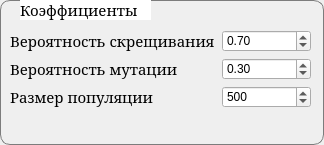
<?xml version="1.0" encoding="UTF-8"?>
<ui version="4.0">
 <class>GeneticAlgCoefs</class>
 <widget class="QFrame" name="GeneticAlgCoefs">
  <property name="geometry">
   <rect>
    <x>0</x>
    <y>0</y>
    <width>324</width>
    <height>145</height>
   </rect>
  </property>
  <property name="windowTitle">
   <string>Frame</string>
  </property>
  <property name="styleSheet">
   <string notr="true">#GeneticAlgCoefs{border-color: rgb(124, 124, 124); border-width: 1px; border-radius: 10px; border-style: solid}
</string>
  </property>
  <widget class="QLabel" name="label">
   <property name="geometry">
    <rect>
     <x>20</x>
     <y>0</y>
     <width>131</width>
     <height>20</height>
    </rect>
   </property>
   <property name="font">
    <font>
     <family>Garamond</family>
     <pointsize>11</pointsize>
    </font>
   </property>
   <property name="styleSheet">
    <string notr="true">background-color: #FFF; color: #000;</string>
   </property>
   <property name="text">
    <string>Коэффициенты</string>
   </property>
  </widget>
  <widget class="QWidget" name="formLayoutWidget">
   <property name="geometry">
    <rect>
     <x>10</x>
     <y>30</y>
     <width>301</width>
     <height>101</height>
    </rect>
   </property>
   <layout class="QFormLayout" name="formLayout">
    <item row="0" column="0">
     <widget class="QLabel" name="label_2">
      <property name="font">
       <font>
        <family>Garamond</family>
        <pointsize>11</pointsize>
       </font>
      </property>
      <property name="styleSheet">
       <string notr="true">color: black</string>
      </property>
      <property name="text">
       <string>Вероятность скрещивания</string>
      </property>
     </widget>
    </item>
    <item row="1" column="0">
     <widget class="QLabel" name="label_3">
      <property name="font">
       <font>
        <family>Garamond</family>
        <pointsize>11</pointsize>
       </font>
      </property>
      <property name="styleSheet">
       <string notr="true">color: black</string>
      </property>
      <property name="text">
       <string>Вероятность мутации</string>
      </property>
     </widget>
    </item>
    <item row="2" column="0">
     <widget class="QLabel" name="label_4">
      <property name="font">
       <font>
        <family>Garamond</family>
        <pointsize>11</pointsize>
       </font>
      </property>
      <property name="styleSheet">
       <string notr="true">color: black</string>
      </property>
      <property name="text">
       <string>Размер популяции</string>
      </property>
     </widget>
    </item>
    <item row="0" column="1">
     <widget class="QDoubleSpinBox" name="pCrossover">
      <property name="minimum">
       <double>0.010000000000000</double>
      </property>
      <property name="maximum">
       <double>1.000000000000000</double>
      </property>
      <property name="singleStep">
       <double>0.010000000000000</double>
      </property>
      <property name="value">
       <double>0.700000000000000</double>
      </property>
     </widget>
    </item>
    <item row="1" column="1">
     <widget class="QDoubleSpinBox" name="pMutation">
      <property name="minimum">
       <double>0.010000000000000</double>
      </property>
      <property name="maximum">
       <double>1.000000000000000</double>
      </property>
      <property name="singleStep">
       <double>0.010000000000000</double>
      </property>
      <property name="value">
       <double>0.300000000000000</double>
      </property>
     </widget>
    </item>
    <item row="2" column="1">
     <widget class="QSpinBox" name="popSize">
      <property name="minimum">
       <number>5</number>
      </property>
      <property name="maximum">
       <number>10000</number>
      </property>
      <property name="value">
       <number>500</number>
      </property>
     </widget>
    </item>
   </layout>
  </widget>
 </widget>
 <resources/>
 <connections/>
</ui>
